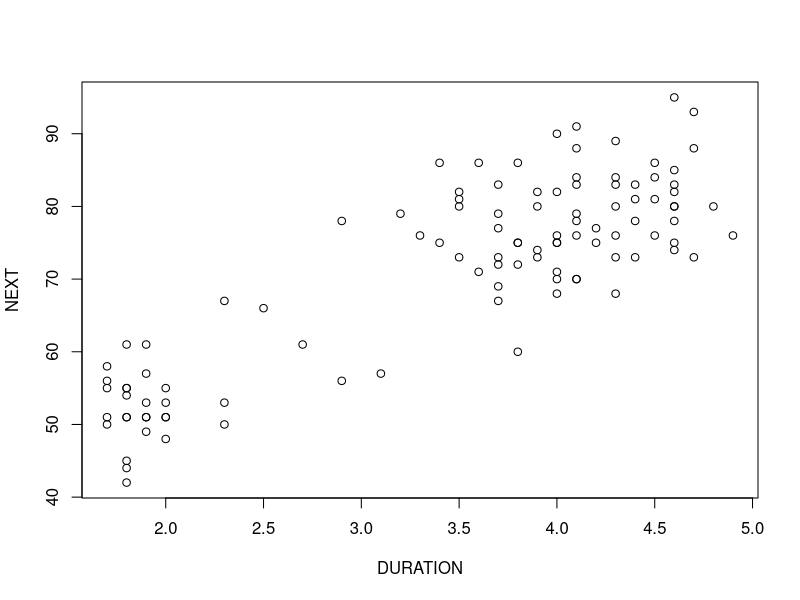

This chart was generated by the following R code:

# 8.1 - A Confidence Interval for the Mean of Y ---------------------------

dat <- read.delim("OldFaithful.TXT")
head(dat)
with(dat, plot(DURATION, NEXT))

linearReg <- lm(NEXT ~ DURATION, data = dat)
summary(linearReg)

yhat = 33.828 + 10.741 * 4.8 # x = 4.8
t_inter = qt(c(0.025, 1-0.025), nrow(dat)-2)
CI = yhat + t_inter * 6.683 * sqrt(1/nrow(dat) + 
     (4.8 - mean(dat$DURATION))^2/sum((dat$DURATION-mean(dat$DURATION))^2))
round(CI, 3)

# use R base
predict(linearReg, newdata = data.frame(DURATION = 4.8), interval = "confidence")

# 8.2 - A Prediction Interval for a New Y ---------------------------------

PI = yhat + t_inter * 6.683 * sqrt(1 + 1/nrow(dat) + 
     (4.8 - mean(dat$DURATION))^2/sum((dat$DURATION-mean(dat$DURATION))^2))
round(PI, 3)

# use R base
predict(linearReg, newdata = data.frame(DURATION = 4.8), interval = "prediction")
